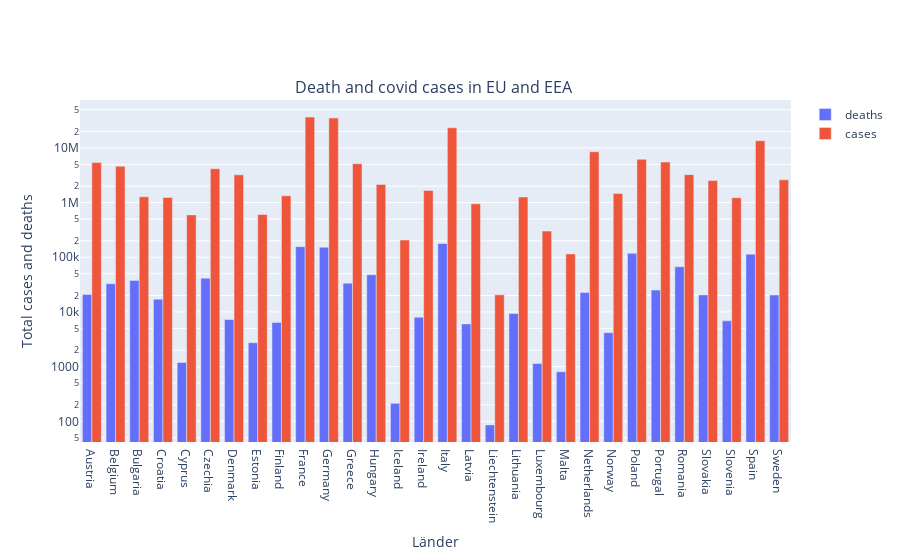

Source (notebook cell):
### Markdown cell above
## KPI 3
- `Show the relationship covid cases and deaths among Eu and EEA countries`
    - The most affected countries were France and Germany, and least was Liechtenstein
    - From the data below, my country sweden didnt particularly fair better or worse than other countries in terms of covid cases and deaths

### Code cell
import pandas as pd
import plotly.graph_objects as go
from plotly.subplots import make_subplots

columns = ['deaths', 'cases']
fig = make_subplots(rows=1, cols=1, subplot_titles=["Death and covid cases in EU and EEA "])
for col in columns:
    fig.add_trace(
        go.Bar(x=eu_eea_death_distribution.index, y=eu_eea_death_distribution[col],
        name=col, showlegend=True)
            
    )
fig.update_layout( showlegend=True)
fig.update_yaxes(type='log', title="Total cases and deaths ")
fig.update_xaxes(title="Länder")
fig.show()

### Figure 1 — Plotly figure (JSON) as saved in the notebook; plotly's stock layout.template omitted (floating-point values rounded to 4 significant figures)
{"data": [{"name": "deaths", "showlegend": true, "type": "bar", "x": ["Austria", "Belgium", "Bulgaria", "Croatia", "Cyprus", "Czechia", "Denmark", "Estonia", "Finland", "France", "Germany", "Greece", "Hungary", "Iceland", "Ireland", "Italy", "Latvia", "Liechtenstein", "Lithuania", "Luxembourg", "Malta", "Netherlands", "Norway", "Poland", "Portugal", "Romania", "Slovakia", "Slovenia", "Spain", "Sweden"], "y": [20899, 32883, 37790, 17085, 1191, 41524, 7274, 2739, 6407, 156509, 152753, 33574, 47938, 213, 8010, 178633, 6044, 86, 9386, 1144, 808, 22771, 4187, 118050, 25131, 67179, 20511, 6875, 114110, 20407]}, {"name": "cases", "showlegend": true, "type": "bar", "x": ["Austria", "Belgium", "Bulgaria", "Croatia", "Cyprus", "Czechia", "Denmark", "Estonia", "Finland", "France", "Germany", "Greece", "Hungary", "Iceland", "Ireland", "Italy", "Latvia", "Liechtenstein", "Lithuania", "Luxembourg", "Malta", "Netherlands", "Norway", "Poland", "Portugal", "Romania", "Slovakia", "Slovenia", "Spain", "Sweden"], "y": [5402162, 4607296, 1275481, 1244692, 596297, 4152997, 3219571, 606268, 1335318, 36612627, 35287690, 5135200, 2141513, 206134, 1670377, 23359680, 949252, 20548, 1265985, 301031, 115243, 8494705, 1463991, 6189562, 5514482, 3246580, 2535554, 1228217, 13564823, 2604866]}], "layout": {"annotations": [{"font": {"size": 16}, "showarrow": false, "text": "Death and covid cases in EU and EEA ", "x": 0.5, "xanchor": "center", "xref": "paper", "y": 1, "yanchor": "bottom", "yref": "paper"}], "showlegend": true, "xaxis": {"anchor": "y", "domain": [0, 1], "title": {"text": "Länder"}}, "yaxis": {"anchor": "x", "domain": [0, 1], "title": {"text": "Total cases and deaths "}, "type": "log"}}}
